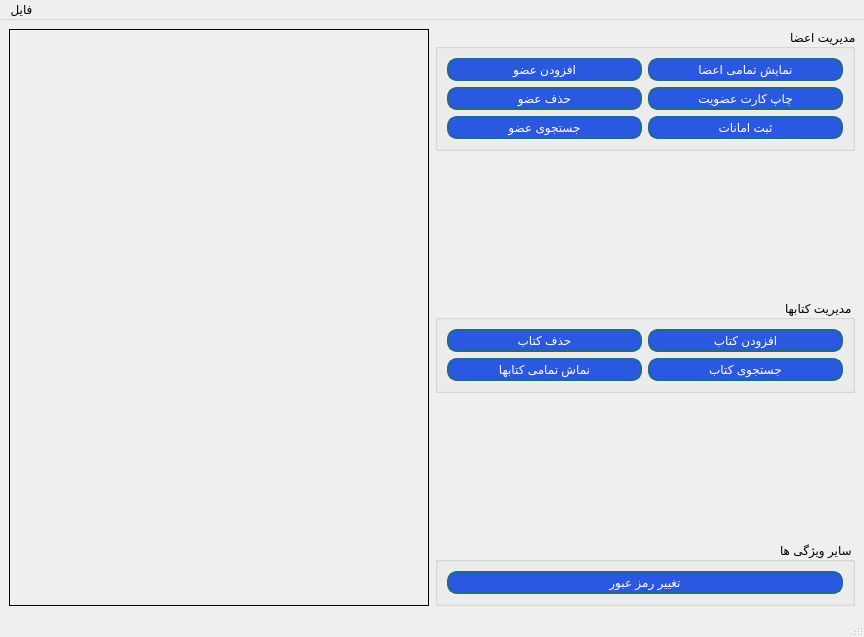
<?xml version="1.0" encoding="UTF-8"?>
<ui version="4.0">
 <class>Admin</class>
 <widget class="QMainWindow" name="Admin">
  <property name="geometry">
   <rect>
    <x>0</x>
    <y>0</y>
    <width>864</width>
    <height>637</height>
   </rect>
  </property>
  <property name="windowTitle">
   <string>پنل ادمین</string>
  </property>
  <property name="windowIcon">
   <iconset resource="resources.qrc">
    <normaloff>:/img/images/login.png</normaloff>:/img/images/login.png</iconset>
  </property>
  <property name="layoutDirection">
   <enum>Qt::LeftToRight</enum>
  </property>
  <property name="autoFillBackground">
   <bool>false</bool>
  </property>
  <property name="styleSheet">
   <string notr="true">
QLineEdit{
	border : 1px solid #b0bfae;
	border-radius : 5px;
	background-color : #ebe8e8;
}

QPushButton{
	border-radius: 10px;
	padding : 2px 5px;
	background :#2b58e0;
	border : 2px solid #21698a;
	color : white;
}
QPushButton:hover {
	background-color : #75a0eb ;
}
QToolButton
{
border-radius:10px;
background:red;
color:white;
}</string>
  </property>
  <widget class="QWidget" name="centralwidget">
   <layout class="QHBoxLayout" name="horizontalLayout">
    <item>
     <widget class="QLabel" name="label">
      <property name="frameShape">
       <enum>QFrame::Box</enum>
      </property>
      <property name="text">
       <string/>
      </property>
      <property name="pixmap">
       <pixmap resource="resources.qrc">:/img/images/backAdmin.jpg</pixmap>
      </property>
      <property name="scaledContents">
       <bool>true</bool>
      </property>
      <property name="margin">
       <number>2</number>
      </property>
      <property name="indent">
       <number>6</number>
      </property>
     </widget>
    </item>
    <item>
     <layout class="QVBoxLayout" name="verticalLayout">
      <item>
       <widget class="QGroupBox" name="groupBox">
        <property name="layoutDirection">
         <enum>Qt::RightToLeft</enum>
        </property>
        <property name="title">
         <string>مدیریت اعضا</string>
        </property>
        <layout class="QGridLayout" name="gridLayout">
         <item row="2" column="2">
          <widget class="QPushButton" name="searchMember">
           <property name="text">
            <string>جستجوی عضو</string>
           </property>
          </widget>
         </item>
         <item row="1" column="2">
          <widget class="QPushButton" name="deleteMember">
           <property name="text">
            <string>حذف عضو</string>
           </property>
          </widget>
         </item>
         <item row="0" column="1">
          <widget class="QPushButton" name="showAllMembers">
           <property name="text">
            <string>نمایش تمامی اعضا</string>
           </property>
          </widget>
         </item>
         <item row="1" column="1">
          <widget class="QPushButton" name="printLibraryCard">
           <property name="text">
            <string>چاپ کارت عضویت</string>
           </property>
          </widget>
         </item>
         <item row="0" column="2">
          <widget class="QPushButton" name="addMember">
           <property name="text">
            <string>افزودن عضو</string>
           </property>
          </widget>
         </item>
         <item row="2" column="1">
          <widget class="QPushButton" name="borrowingBook">
           <property name="text">
            <string>ثبت امانات</string>
           </property>
          </widget>
         </item>
        </layout>
       </widget>
      </item>
      <item>
       <spacer name="verticalSpacer">
        <property name="orientation">
         <enum>Qt::Vertical</enum>
        </property>
        <property name="sizeHint" stdset="0">
         <size>
          <width>20</width>
          <height>40</height>
         </size>
        </property>
       </spacer>
      </item>
      <item>
       <widget class="QGroupBox" name="groupBox_2">
        <property name="layoutDirection">
         <enum>Qt::RightToLeft</enum>
        </property>
        <property name="title">
         <string>مدیریت کتابها</string>
        </property>
        <layout class="QGridLayout" name="gridLayout_2">
         <item row="0" column="0">
          <widget class="QPushButton" name="addBook">
           <property name="text">
            <string>افزودن کتاب</string>
           </property>
          </widget>
         </item>
         <item row="0" column="1">
          <widget class="QPushButton" name="deleteBook">
           <property name="text">
            <string>حذف کتاب</string>
           </property>
          </widget>
         </item>
         <item row="1" column="0">
          <widget class="QPushButton" name="searchBook">
           <property name="text">
            <string>جستجوی کتاب</string>
           </property>
          </widget>
         </item>
         <item row="1" column="1">
          <widget class="QPushButton" name="showAllBooks">
           <property name="text">
            <string>نماش تمامی کتابها</string>
           </property>
          </widget>
         </item>
        </layout>
       </widget>
      </item>
      <item>
       <spacer name="verticalSpacer_2">
        <property name="orientation">
         <enum>Qt::Vertical</enum>
        </property>
        <property name="sizeHint" stdset="0">
         <size>
          <width>20</width>
          <height>40</height>
         </size>
        </property>
       </spacer>
      </item>
      <item>
       <widget class="QGroupBox" name="groupBox_3">
        <property name="layoutDirection">
         <enum>Qt::RightToLeft</enum>
        </property>
        <property name="title">
         <string>سایر ویژگی ها</string>
        </property>
        <layout class="QGridLayout" name="gridLayout_3">
         <item row="1" column="0">
          <widget class="QPushButton" name="changePassword">
           <property name="text">
            <string>تغییر رمز عبور</string>
           </property>
          </widget>
         </item>
        </layout>
       </widget>
      </item>
     </layout>
    </item>
   </layout>
  </widget>
  <widget class="QMenuBar" name="menubar">
   <property name="geometry">
    <rect>
     <x>0</x>
     <y>0</y>
     <width>864</width>
     <height>21</height>
    </rect>
   </property>
   <widget class="QMenu" name="menu">
    <property name="title">
     <string>فایل</string>
    </property>
    <addaction name="action"/>
    <addaction name="separator"/>
    <addaction name="action_3"/>
    <addaction name="action_4"/>
   </widget>
   <addaction name="menu"/>
  </widget>
  <widget class="QStatusBar" name="statusbar"/>
  <action name="action">
   <property name="text">
    <string>درباره</string>
   </property>
  </action>
  <action name="action_3">
   <property name="text">
    <string>خروج از حساب کاربری</string>
   </property>
  </action>
  <action name="action_4">
   <property name="text">
    <string>خروج از برنامه</string>
   </property>
  </action>
 </widget>
 <resources>
  <include location="resources.qrc"/>
 </resources>
 <connections>
  <connection>
   <sender>action_4</sender>
   <signal>triggered()</signal>
   <receiver>Admin</receiver>
   <slot>close()</slot>
   <hints>
    <hint type="sourcelabel">
     <x>-1</x>
     <y>-1</y>
    </hint>
    <hint type="destinationlabel">
     <x>431</x>
     <y>318</y>
    </hint>
   </hints>
  </connection>
 </connections>
</ui>
